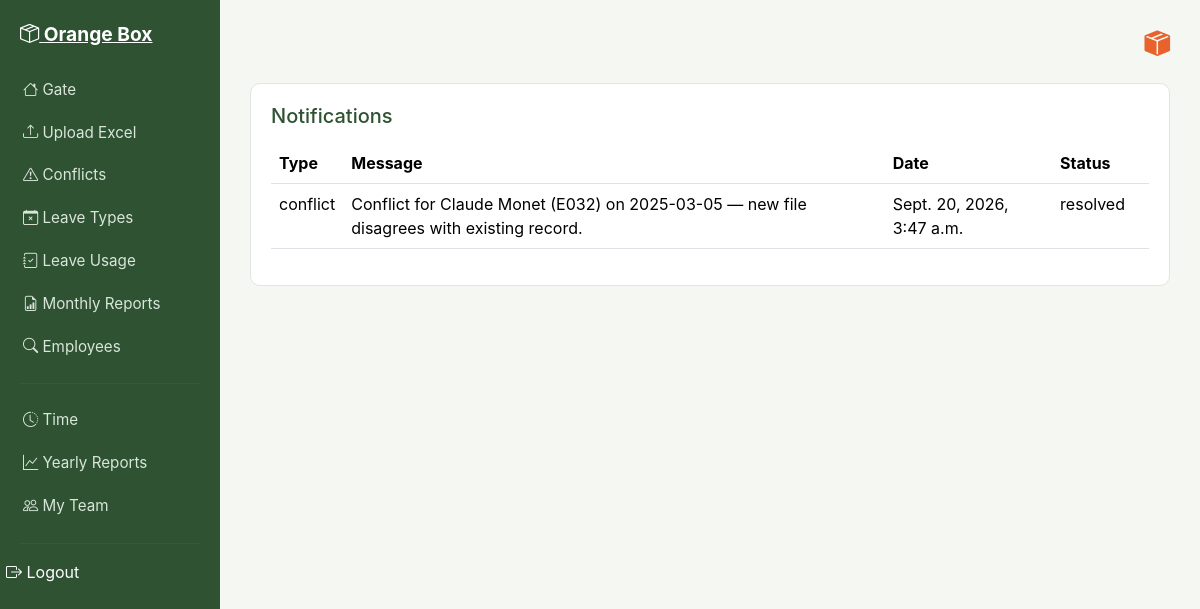
The app's page /notifications/ (signed in) with its own data.
### attendance/models.py (models this page shows, shortened)
class Notification(models.Model):
    type = models.CharField(max_length=50)
    message = models.TextField()
    date = models.DateTimeField(auto_now_add=True)
    status = models.CharField(max_length=50, default='unread')
    recipient = models.ForeignKey(HRStaff, on_delete=models.CASCADE)
    related_record = models.ForeignKey(AttendanceRecord, on_delete=models.SET_NULL, null=True, blank=True)

### attendance/views.py (the view)
# urls.py: path('notifications/', views.notification_list, name='notification_list'),
@login_required
def notification_list(request):
    notifications = Notification.objects.filter(recipient=request.user).order_by('-date')
    return render(request, 'attendance/notifications.html', {'notifications': notifications})

### attendance/context_processors.py (called while the page is built)
def notifications_context(request):
    if request.user.is_authenticated:
        unread = Notification.objects.filter(recipient=request.user, status='unread').order_by('-date')
        return {
            'unread_notifications': unread,
            'unread_count': unread.count()
        }
    return {'unread_notifications': [], 'unread_count': 0}

### attendance/templates/attendance/notifications.html (shortened to what this page needs)
{% extends 'attendance/base.html' %}
{% block content %}
<div class="ob-card">
    <h5>Notifications</h5>
    {% if notifications %}
    <table class="table table-ob">
        <thead><tr><th>Type</th><th>Message</th><th>Date</th><th>Status</th><th></th></tr></thead>
        <tbody>
        {% for n in notifications %}
        <tr>
            <td>{{ n.type }}</td><td>{{ n.message }}</td><td>{{ n.date }}</td><td>{{ n.status }}</td>
            <td>
            </td>
        </tr>
        {% endfor %}
        </tbody>
    </table>
    {% else %}
    <div class="ob-empty-state"><i class="bi bi-check-circle" style="font-size:2rem;"></i><p>No notifications.</p></div>
    {% endif %}
</div>
{% endblock %}

### static/css/style.css (style rules this page uses)
:root { --ob-bg: #f4f7f2; --ob-sidebar: #2f5233; --ob-sidebar-active: #4C9A5B; --ob-accent: #E8622C; --ob-accent-hover: #c94f20; --ob-green: #4C9A5B; --ob-yellow: #E8B93C; --ob-red: #D9534F; --ob-text: #2c2c2c; --ob-muted: #7a7a7a; --ob-card: #ffffff; --ob-border: #e1e6de; }
body { background-color: var(--ob-bg); color: var(--ob-text); font-family: -apple-system, "Segoe UI", Roboto, Arial, sans-serif; }
.ob-card { background-color: var(--ob-card); border: 1px solid var(--ob-border); border-radius: 10px; padding: 20px; margin-bottom: 20px; }
.ob-card h5 { margin-bottom: 15px; color: var(--ob-sidebar); }
.table-ob thead { background-color: var(--ob-sidebar); color: #fff; }
.table-ob tbody tr:nth-child(odd) { background-color: #f9fbf8; }

### records on screen
Notification: type "conflict", message "Conflict for Claude Monet (E032) on 2025-03-05 — new file disagrees with existing record.", date "Sept. 20, 2026, 3:47 a.m.", status "resolved"
